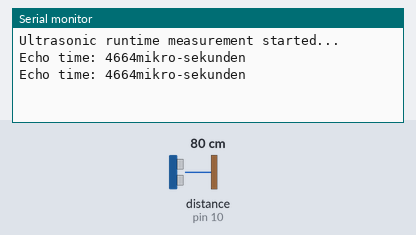
This sketch was run on a simulated Arduino Uno, built with avr-gcc and run on an emulated ATmega328P. Shown: the last lines printed to the serial monitor. The test bench sets the inputs (shaded band); at power-on: distance to the obstacle (sensor on pin 10) 80 cm. The echo pulse lasts 58.3 µs per cm.

Above: at 2.8 s.
2.9 s: distance to the obstacle (sensor on pin 10) set to 2 cm
At 3.6 s:
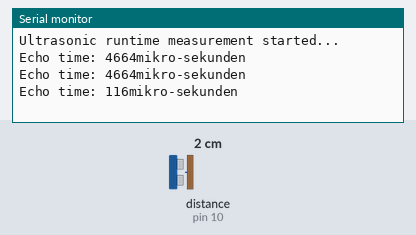
4.4 s: distance to the obstacle (sensor on pin 10) set to 4 cm
At 5.8 s:
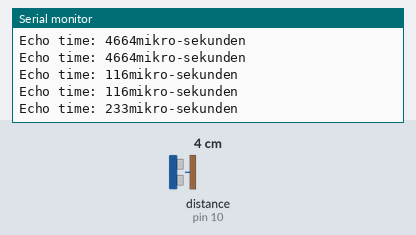
Timing chart, 0 to 7.4 s (numbered marks = the images above; inputs shaded):
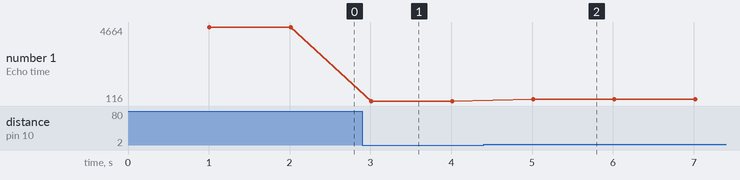

Measured:
- after the input at 2.9 s, the serial monitor: prints a new line after 0.11 s (image 1)
- after the input at 4.4 s, the serial monitor: prints a new line after 0.62 s (image 2)
- plotted number 1: 4664 → 116 after the input at 2.9 s, 116 → 233 after the input at 4.4 s

The sketch:

laufzeitMessung.ino
```cpp
/**
 * @file laufzeitMessung.ino
 * @brief Simple test program for measuring the echo time of an HC-SR04 ultrasonic sensor using the NewPing library.
 *
 * This program initializes the ultrasonic sensor and performs a basic runtime measurement (ping)
 * to determine the echo time in microseconds. The result is printed to the Serial Monitor.
 */

#include <NewPing.h>

// Define pins and maximum distance
#define TRIGGER_PIN  9    ///< Pin connected to the trigger pin of the HC-SR04
#define ECHO_PIN     10   ///< Pin connected to the echo pin of the HC-SR04
#define MAX_DISTANCE 200  ///< Maximum distance to measure (in cm)

/// Create a NewPing object named `sonar`
NewPing sonar(TRIGGER_PIN, ECHO_PIN, MAX_DISTANCE);

/**
 * @brief Arduino setup function.
 *
 * Initializes serial communication for output.
 */
void setup() {
  Serial.begin(9600);
  Serial.println("Ultrasonic runtime measurement started...");
}

/**
 * @brief Arduino main loop function.
 *
 * Measures the echo time using the ping() function and prints it in microseconds.
 */
void loop() {
  delay(1000); // Wait 1 second between measurements

  // Measure echo time in microseconds
  unsigned int echoTime = sonar.ping();

  // Print result
  Serial.print("Echo time: ");
  Serial.print(echoTime);
  Serial.println("mikro-sekunden");
}
```
